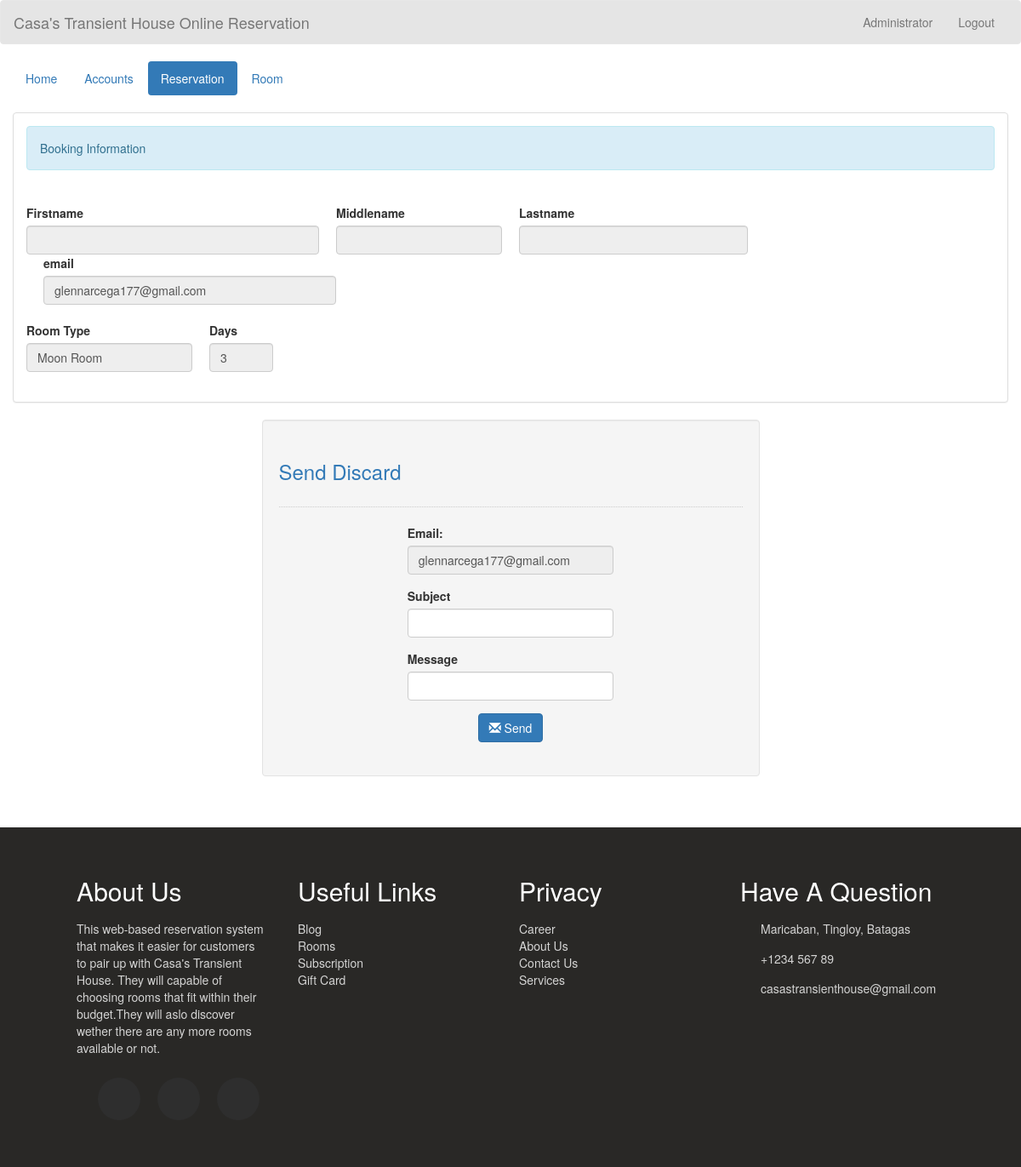
The app's page /admin/sendtoemail_discard.php?transaction_id=177 (signed in) with its own data.
### tables this page shows
CREATE TABLE `transaction` (
  `transaction_id` int(11) NOT NULL,
  `id` varchar(11) NOT NULL,
  `guest_id` int(11) NOT NULL,
  `room_id` int(11) NOT NULL,
  `hotel_name` varchar(200) NOT NULL,
  `room_no` int(5) NOT NULL,
  `status` varchar(20) NOT NULL,
  `days` int(2) NOT NULL,
  `checkin` date NOT NULL,
  `checkin_time` time NOT NULL,
  `checkout` date NOT NULL,
  `checkout_time` time NOT NULL,
  `bill` varchar(10) NOT NULL
);

CREATE TABLE `guest` (
  `guest_id` int(11) NOT NULL,
  `name` varchar(50) NOT NULL,
  `address` varchar(50) NOT NULL,
  `contactno` varchar(13) NOT NULL,
  `email` varchar(100) NOT NULL
);

CREATE TABLE `room` (
  `room_id` int(11) NOT NULL,
  `hotel_name` varchar(200) NOT NULL,
  `room_type` varchar(50) NOT NULL,
  `room_number` varchar(100) NOT NULL,
  `price` varchar(11) NOT NULL,
  `descr` varchar(200) NOT NULL,
  `photo` varchar(100) NOT NULL
);

### admin_query/name.php (called while the page is built)
<?php
	require '../connection/connect.php';
	$query = $conn->query("SELECT * FROM `admin` WHERE `admin_id` = '$_SESSION[admin_id]'") or die(mysqli_error());
	$fetch = $query->fetch_array();
	$name = $fetch['name'];
?>

### admin/sendtoemail_discard.php (the view, shortened to what this page needs)
<!DOCTYPE html>
<?php
	require '../admin_query/name.php';
?>
<html lang = "en">
	<head>
		<link rel = "stylesheet" type = "text/css" href = "../css/bootstrap.css " />
		<link rel = "stylesheet" type = "text/css" href = "../css/style.css" />
		<link rel="stylesheet"  type="text/css" href="../css/css_footer.css">
	</head>
<body>
	<nav style = "background-color:rgba(0, 0, 0, 0.1);" class = "navbar navbar-default">
		<div  class = "container-fluid">
			<div class = "navbar-header">
				<a class = "navbar-brand" >Casa's Transient House Online Reservation</a>
			</div>
			<ul class = "nav navbar-nav pull-right ">
				<li class = "dropdown">
					<a class="dropdown-toggle" data-toggle="dropdown" role="button" aria-haspopup="true" aria-expanded="false"></i> <?php echo $name;?></a>
				</li>
				<li><a href = "index.php">Logout</a></li>
			</ul>
		</div>
	</nav>
	<div class = "container-fluid">
		<ul class = "nav nav-pills">
			<li><a href = "home.php">Home</a></li>
			<li><a href = "account.php">Accounts</a></li>
			<li class = "active"><a href = "reserve.php">Reservation</a></li>
			<li><a href = "room.php">Room</a></li>
		</ul>
	</div>
	<br />
	<div class = "container-fluid">
		<div class = "panel panel-default">
			<div class = "panel-body">
				<div class = "alert alert-info">Booking Information</div>
				<?php
					$query = $conn->query("SELECT * FROM `transaction` NATURAL JOIN `guest` NATURAL JOIN `room` WHERE `transaction_id` = '$_REQUEST[transaction_id]'") or die(mysqli_error());
					$fetch = $query->fetch_array();
				?>
				<br />
				<form method = "POST" enctype = "multipart/form-data" action = "../admin_query/save_form.php?transaction_id=<?php echo $fetch['transaction_id']?>">
					<div class = "form-inline" style = "float:left;">
						<label>Firstname</label>
						<br />
						<input type = "text" value = "<?php echo $fetch['firstname']?>" class = "form-control" size = "40" disabled = "disabled"/>
					</div>
					<div class = "form-inline" style = "float:left; margin-left:20px;">
						<label>Middlename</label>
						<br />
						<input type = "text" value = "<?php echo $fetch['middlename']?>" class = "form-control" size = "20" disabled = "disabled"/>
					</div>
					<div class = "form-inline" style = "float:left; margin-left:20px;">
						<label>Lastname</label>
						<br />
						<input type = "text" value = "<?php echo $fetch['lastname']?>" class = "form-control" size = "30" disabled = "disabled"/>
					</div>
					<div class = "form-inline" style = "float:left; margin-left:20px;">
						<label>email</label>
						<br />
						<input type = "text" value = "<?php echo $fetch['email']?>" class = "form-control" size = "40" disabled = "disabled"/>
					</div>
					<br style = "clear:both;"/>
					<br />
					<div class = "form-inline" style = "float:left;">
						<label>Room Type</label>
						<br />
						<input type = "text" value = "<?php echo $fetch['room_type']?>" class = "form-control" size = "20" disabled = "disabled"/>
					</div>
					<div class = "form-inline" style = "float:left; margin-left:20px;">
						<label>Days</label>
						<br />
						<input type = "number" min = "0" max = "99" name = "days" value = "<?php echo $fetch['days']?>" class = "form-control" disabled = "disabled"/>
					</div>
					<br style = "clear:both;"/>
					<br />
				</form>
			</div>
		</div>
		<div class="col-md-3"></div>
	<div class="col-md-6 well">
		<h3 class="text-primary">Send Discard</h3>
		<hr style="border-top:1px dotted #ccc;"/>
		<div class="col-md-3"></div>
		<div class="col-md-6">
			<form method="POST" action="send_email_discard.php">
				<div class="form-group">
					<label>Email:</label>
					<input type = "text" value = "<?php echo $fetch['email']?>" class = "form-control" size = "40" disabled = "disabled"/>
				</div>
				<div class="form-group">
					<label>Subject</label>
					<input type="text" class="form-control" name="subject" required="required" />
				</div>
				<div class="form-group">
					<label>Message</label>
					<input type="text" class="form-control" name="message" required="required"/>
				</div>
				<center><button name="send" href = "confirm_reserve.php?transaction_id=<?php echo $fetch['transaction_id']?>"class="btn btn-primary"><span class="glyphicon glyphicon-envelope"></span> Send</button></center>
			</form>
			<br />
		</div>
	</div>
	</div>
	<br />
	<br />
	<footer class = "footer">
            <div class = "footer-container">
                <div>
                    <h2>About Us </h2>
					<p>This web-based reservation system that makes it easier for customers to pair up with Casa's Transient House.
						They will capable of choosing rooms that fit within their budget.They will aslo discover wether there are any more rooms available or not.
					</p>
                    <ul class = "social-icons">
                        <li class = "flex">
                        </li>
                        <li class = "flex">
                        </li>
                        <li class = "flex">
                        </li>
                    </ul>
                </div>
                <div>
                    <h2>Useful Links</h2>
                    <a href = "#">Blog</a>
                    <a href = "#">Rooms</a>
                    <a href = "#">Subscription</a>
                    <a href = "#">Gift Card</a>
                </div>
                <div>
                    <h2>Privacy</h2>
                    <a href = "#">Career</a>
                    <a href = "#">About Us</a>
                    <a href = "#">Contact Us</a>
                    <a href = "#">Services</a>
                </div>
                <div>
                    <h2>Have A Question</h2>
                    <div class = "contact-item">
                        <span>
                             Maricaban, Tingloy, Batagas
                        </span>
                    </div>
                    <div class = "contact-item">
                        <span>
                            +1234 567 89
                        </span>
                    </div>
                    <div class = "contact-item">
                        <span>
                            casastransienthouse@gmail.com
                        </span>
                    </div>
                </div>
            </div>
        </footer>
</body>
</html>

### css/css_footer.css (style rules this page uses)
:root { --transition: all 0.7s ease; --yellow: #f9d342; --dark: #292826; }
html { scroll-behavior: smooth; }
.flex { display: flex; flex-direction: column; justify-content: center; align-items: center; }
h1, h2, h3, h4, h5, h6 { padding: 8px 0; }
.footer { background: var(--dark); color: #fff; text-align: center; }
.footer-container { width: 85vw; margin: 0 auto; padding: 30px 0; }
.footer-container p, .footer-container a, .footer-container span { opacity: 0.8; }
.footer a { display: block; color: #fff; text-decoration: none; }
.social-icons { list-style: none; display: flex; justify-content: center; padding: 15px 0; }
.social-icons li { margin: 0 10px; width: 50px; height: 50px; background: #2e2e2e; border-radius: 50%; transition: var(--transition); cursor: pointer; }
.contact-item span { display: block; }
@media (min-width: 900px) { .footer-container { display: grid; grid-template-columns: repeat(2, 1fr); grid-gap: 20px; } }
@media (min-width: 1170px) { .footer { text-align: left; } }
@media (min-width: 1170px) { .footer-container { grid-template-columns: repeat(4, 1fr); } }
@media (min-width: 1170px) { .footer-container div:nth-child(1) p { padding-right: 20px; } }
@media (min-width: 1170px) { .contact-item { display: grid; grid-template-columns: 10% 90%; margin-bottom: 15px; align-items: center; } }

### records on screen
transaction: guest.email "glennarcega177@gmail.com", room.room_type "Moon Room", days "3"

### other values on screen
$name "Administrator"
